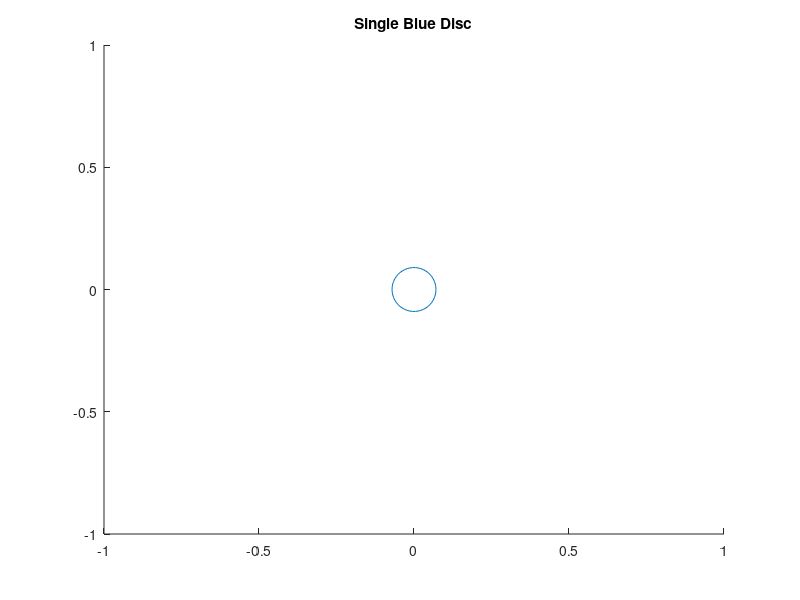

This figure's MATLAB source:
% Title: Creation of single blue disc
% Author: Gopi Reddy Rajendran
% Description:
% This MATLAB code generates a single blue disc with x and y coordinates (0,0) using the scatter function.
% The scatter function is used to create a single blue disc, where x and y are the coordinates of the data points, and 1000 specifies the size of the markers, and 'b.' specifies the color and marker type of the markers (in this case, blue dots).
% Code:
% Clear the workspace and command window
clear;
clc;
% Initialize variables
x = 0;
y = 0;
% Generate scatter plot
scatter(x, y, 1000, 'b.');
% Add title and labels to the plot
title('Single Blue Disc');
% End of code
